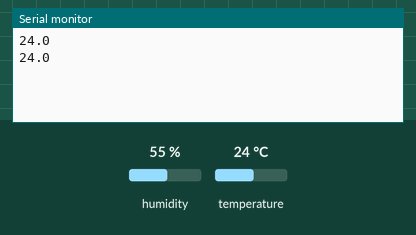
A sketch run on a simulated Arduino Uno, built with avr-gcc and run on an emulated ATmega328P. Parts: the last lines printed to the serial monitor. The inputs (shaded band) are chosen by the test bench; at power-on: temperature 24 °C, humidity 55 %.

Above: at 5.8 s.
5.9 s: temperature set to 12 °C
At 11.2 s:
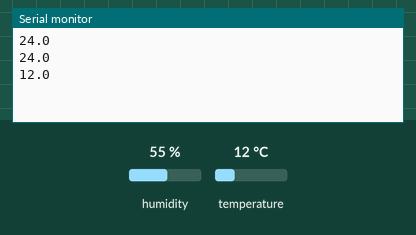
11.9 s: temperature set to 19 °C
At 15.8 s:
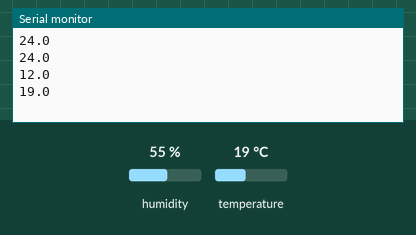
Timing chart, 0 to 17.3 s (numbered marks = the images above; inputs shaded):
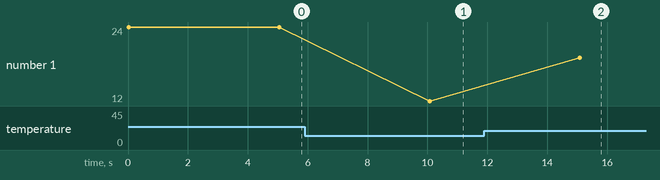

Measured:
- after the input at 5.9 s, the serial monitor: prints a new line after 4.2 s (image 1)
- after the input at 11.9 s, the serial monitor: prints a new line after 3.2 s (image 2)
- plotted number 1: 24 → 12 after the input at 5.9 s, 12 → 19 after the input at 11.9 s

The sketch:

arduino-temperature-firmware.ino
```cpp
#include <dht.h>

dht DHT;

#define DHT11_PIN 5

void setup()
{
  Serial.begin(9500);
}

void loop()
{
  int chk = DHT.read11(DHT11_PIN);
  Serial.println(DHT.temperature, 1);
  delay(5000);
}
```
